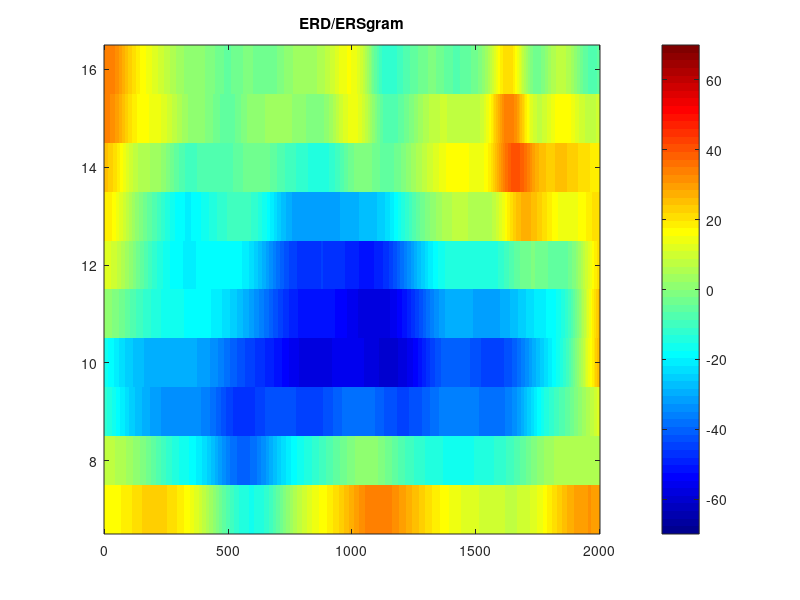

MATLAB code to generate this figure: (Note: this script raises an error after producing the figure.)
load('ERD_ERS_noise.mat') 
figure,imagesc(timeVec_zoom,freqVec_zoom,ERD_ERS_noise_zoom),title('ERD/ERSgram')
set(gca,'YDir', 'normal')
caxis([-70 70]);

colormap('jet')
colorbar

smarterd = TFfindRespFreq2_scirep(ERD_ERS_noise_zoom,timeVec_zoom,freqVec_zoom,thr_max)

hold on 
plot(timeVec_zoom(find(timeVec_zoom==smarterd.lat)),freqVec_zoom(find(freqVec_zoom==smarterd.freq)),'*k')